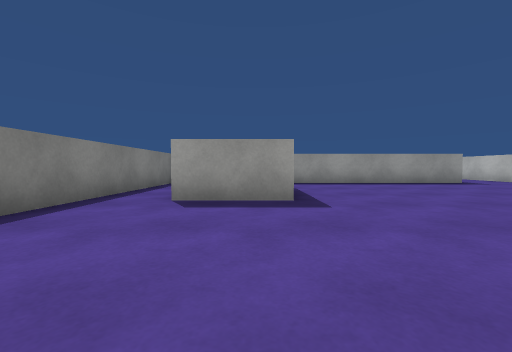
View 1 (above)

24 first-person views from a walk through a scene from a Unity 3-D project. The camera is 0.53 m above the floor, tilts 2° down and sees 90° across. Doors are open. The floor is counted in squares, 1 m on a side. Each view is taken from the middle of a square. On the plan, view 1 faces up. The plan holds only what a view shows up to about 9 squares ahead; the rest is blank. The place goes on beyond the plan. The player is left out. Surface patterns are stand-ins for the level's own textures.

View 2
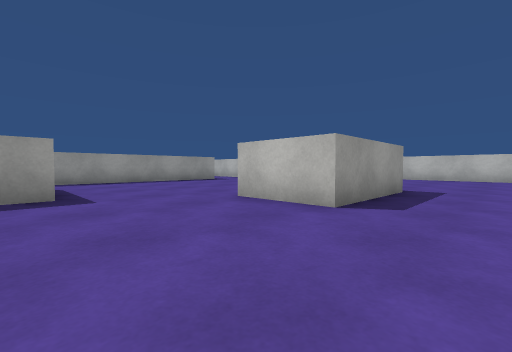

View 3
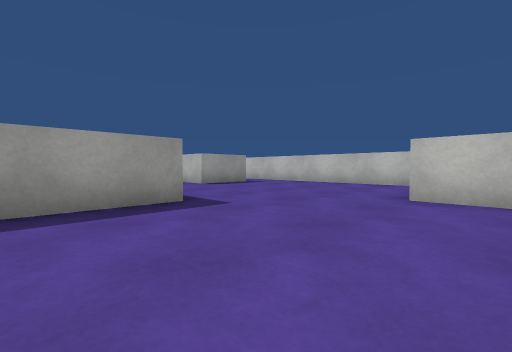

View 4
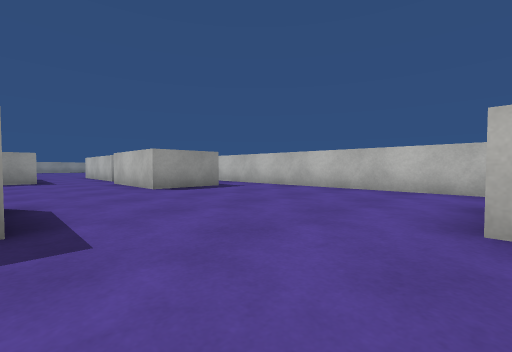

View 5
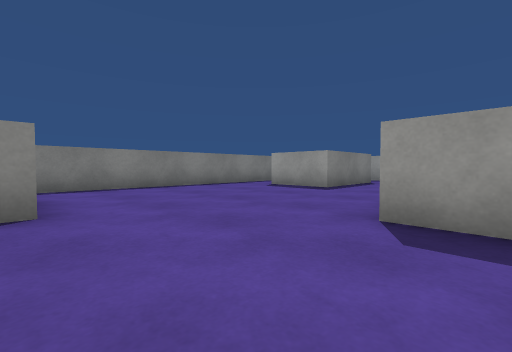

View 6
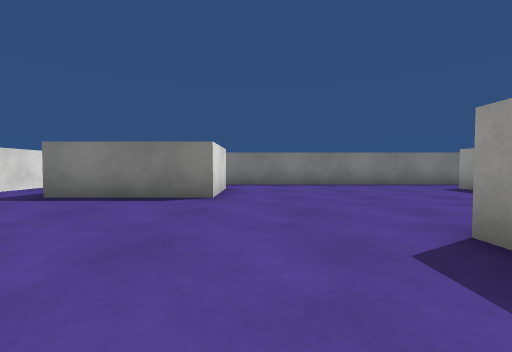

View 7
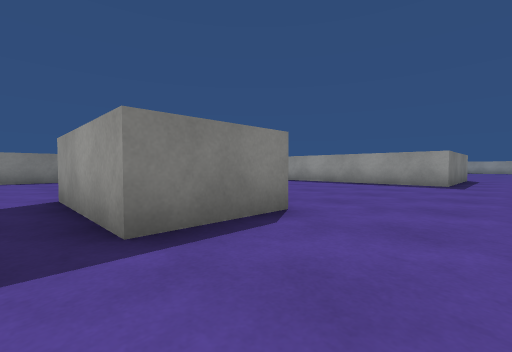

View 8
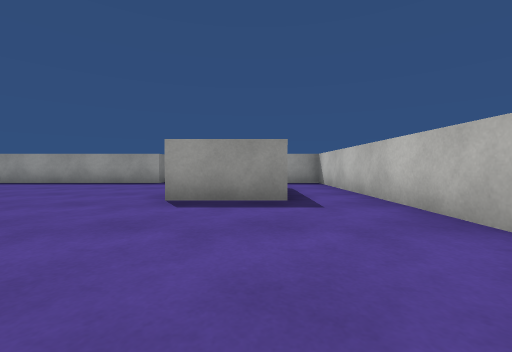

View 9
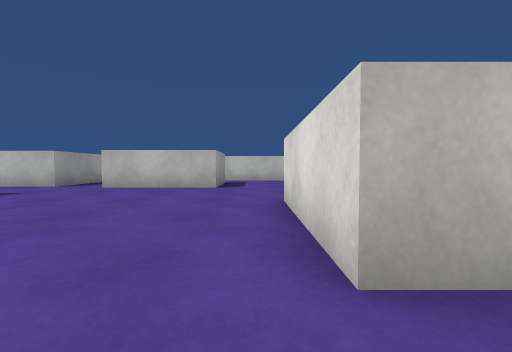

View 10
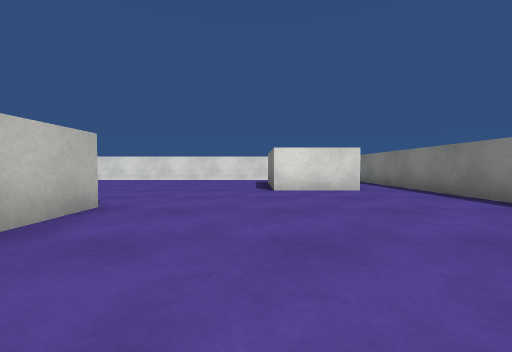

View 11
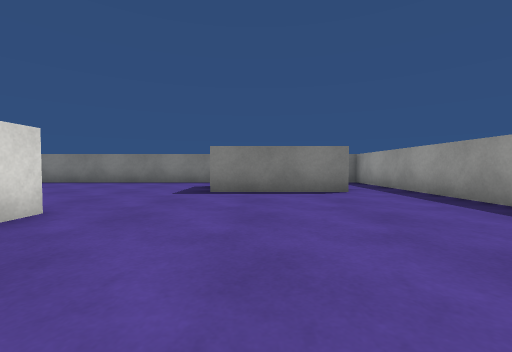

View 12
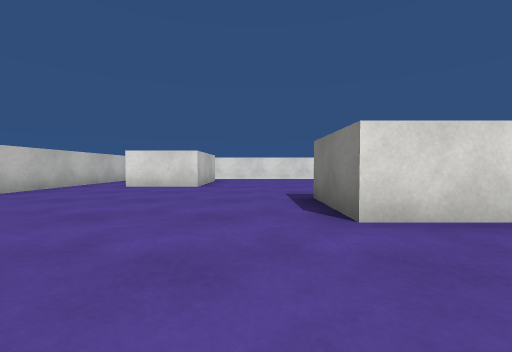

View 13
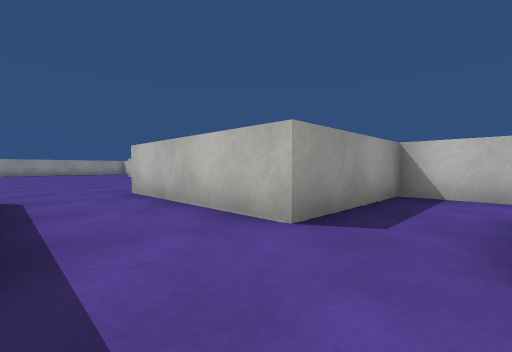

View 14
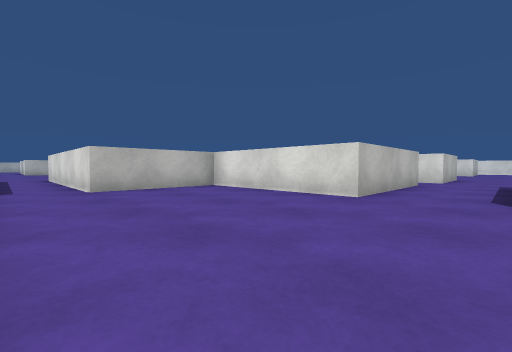

View 15
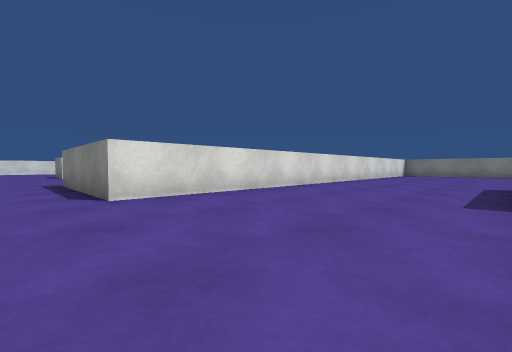

View 16
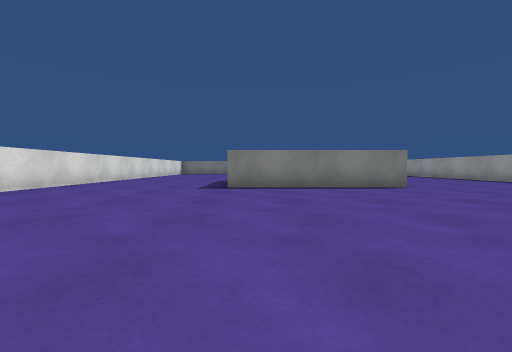

View 17
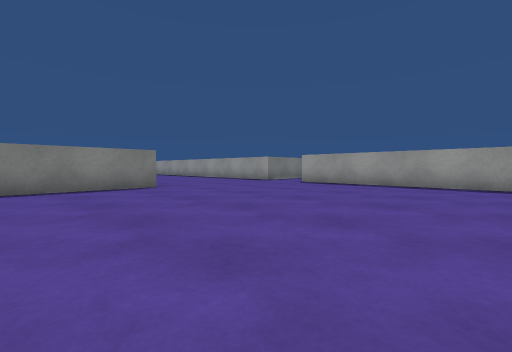

View 18
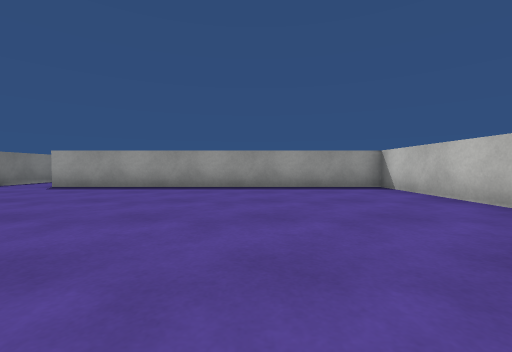

View 19
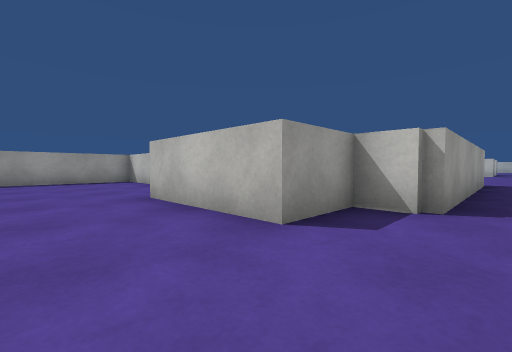

View 20
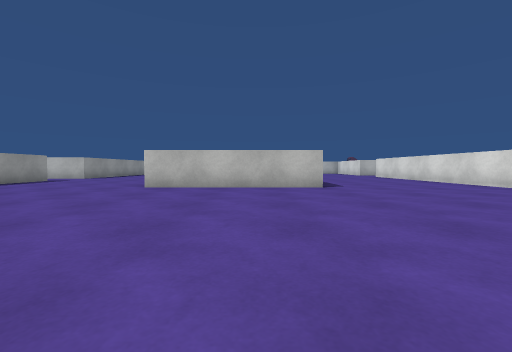

View 21
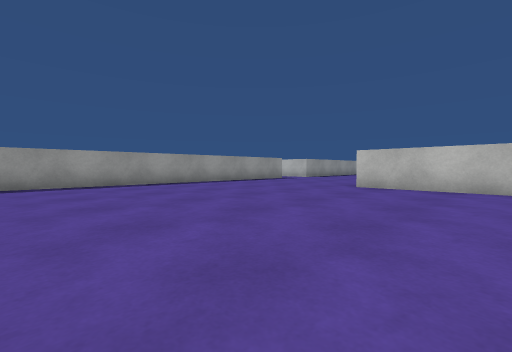

View 22
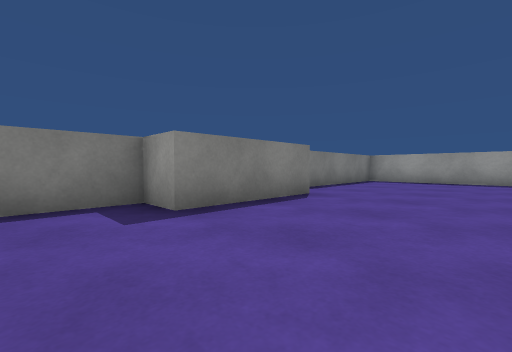

View 23
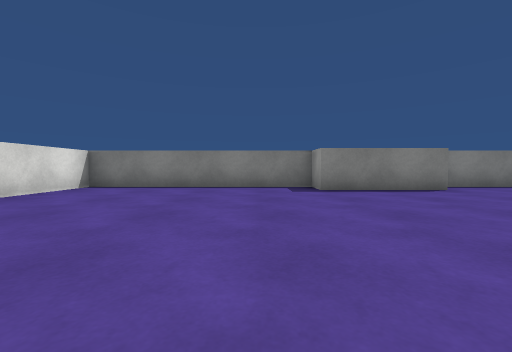

View 24
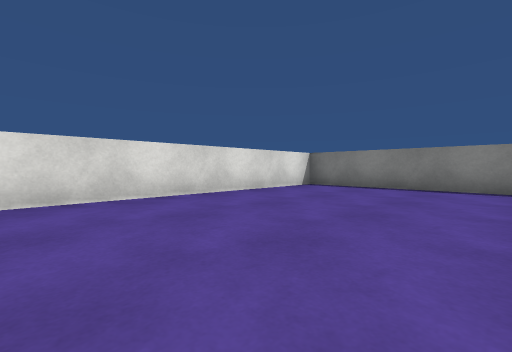

### Floor plan
Points are (right, up) in squares from view 1. A wall is a line through its corners. A room is listed if a view was taken in it or the views show most of it. See-through windows are left out.
Room 1 (views 1, 2, 3, 4, 5, 6, 7, 8)
walls: (6, 2.6) (6, 0.6) (3.1, 0.6) (3.1, 2.6); (8.6, -4) (8.6, -1.7) (10.5, -1.7); (0.6, 4) (-1.4, 4); (-1.4, -1.7) (0.6, -1.7) (0.6, -4.5); (10.5, 4) (8.6, 4); (8.6, 7) (9.2, 7); (12.1, -4) (12.1, 8.4) (8.9, 8.4); (0.4, 8.4) (-2.8, 8.4) (-2.8, -4.5)
ways out: opening at (-0.5, 8) to room 2; opening at (1.5, 2.5) to room 2; opening at (7.7, 3) to room 2; opening at (9.5, 8) to room 2
Room 2 (views 9, 10, 11, 12, 13)
walls: (3.1, 2.6) (6, 2.6); (0.6, 7) (0.6, 4); (8.6, 4) (8.6, 7); (6.8, 10.6) (6.8, 8.4) (0.4, 8.4); (8.9, 8.4) (8.9, 10.6)
ways out: opening at (-0.5, 8) to room 1; opening at (1.5, 2.5) to room 1; opening at (7.7, 3) to room 1; opening at (9.5, 8) to room 1; open door at (7.7, 10.7) to room 3
Room 3 (views 14, 15, 16, 17, 18, 19, 20, 21, 22, 23, 24)
walls: (3.4, 22) (3.4, 17.2); (-0.3, 17.2) (-0.3, 22); (2, 26.9) (0.9, 26.9); (8.9, 10.6) (8.9, 12.5) (13.3, 12.5) (13.3, 15.7) (15, 15.7); (-2.1, 26.9) (-7.9, 26.9); (13.3, 23.2) (13.3, 26.8) (4.5, 26.8); (15, 17.5) (13.3, 17.5) (13.3, 18.5) (11.8, 18.5) (11.8, 21.5); (-7.9, 21.5) (-7.9, 18.5) (-8.8, 18.5) (-8.8, 12.5) (6.8, 12.5) (6.8, 10.6); (-8.8, 26) (-8.8, 22.1)
ways out: open door at (7.7, 10.7) to room 2; open door at (15, 16.5)

Positions as (right, up) in squares from view 1, and headings:
1: (0, 0), facing up
2: (0, -1), facing up-right
3: (4, -3), facing up-right
4: (6, -2), facing up-right
5: (4, -2), facing up-left
6: (5, -1), facing left
7: (8, 0), facing up-left
8: (10, 0), facing up
9: (2, 3), facing right
10: (1, 4), facing down
11: (6, 5), facing left
12: (7, 5), facing down
13: (7, 7), facing up-right
14: (7, 17), facing down-right
15: (8, 17), facing down-left
16: (10, 18), facing left
17: (10, 19), facing up-left
18: (10, 20), facing up
19: (10, 17), facing up-right
20: (-7, 19), facing right
21: (-7, 19), facing up-right
22: (-5, 17), facing up-left
23: (-2, 17), facing left
24: (-2, 17), facing down-left
